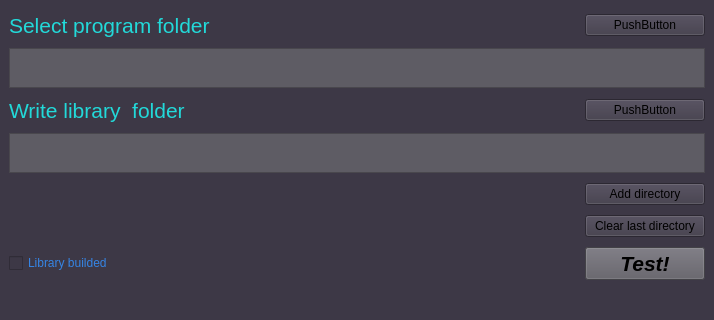
<?xml version="1.0" encoding="UTF-8"?>
<ui version="4.0">
 <class>MainWindow</class>
 <widget class="QMainWindow" name="MainWindow">
  <property name="geometry">
   <rect>
    <x>0</x>
    <y>0</y>
    <width>714</width>
    <height>320</height>
   </rect>
  </property>
  <property name="windowTitle">
   <string>ProgramEfficiency</string>
  </property>
  <property name="styleSheet">
   <string notr="true">background-color: rgb(61, 56, 70);</string>
  </property>
  <property name="documentMode">
   <bool>false</bool>
  </property>
  <property name="tabShape">
   <enum>QTabWidget::Rounded</enum>
  </property>
  <widget class="QWidget" name="centralwidget">
   <property name="styleSheet">
    <string notr="true"/>
   </property>
   <layout class="QGridLayout" name="gridLayout">
    <item row="11" column="0">
     <widget class="QCheckBox" name="checkBox">
      <property name="styleSheet">
       <string notr="true">color: rgb(53, 132, 228);
font: 16pt &quot;Ubuntu&quot;;</string>
      </property>
      <property name="text">
       <string>Library builded</string>
      </property>
      <property name="checkable">
       <bool>true</bool>
      </property>
      <property name="checked">
       <bool>false</bool>
      </property>
      <property name="autoRepeat">
       <bool>false</bool>
      </property>
     </widget>
    </item>
    <item row="4" column="0">
     <widget class="QLabel" name="label_2">
      <property name="font">
       <font>
        <pointsize>16</pointsize>
       </font>
      </property>
      <property name="styleSheet">
       <string notr="true">color: rgb(34, 217, 217);</string>
      </property>
      <property name="text">
       <string>Write library  folder</string>
      </property>
      <property name="alignment">
       <set>Qt::AlignLeading|Qt::AlignLeft|Qt::AlignVCenter</set>
      </property>
     </widget>
    </item>
    <item row="1" column="0" colspan="3">
     <widget class="QTextEdit" name="textEdit">
      <property name="enabled">
       <bool>true</bool>
      </property>
      <property name="maximumSize">
       <size>
        <width>16777215</width>
        <height>40</height>
       </size>
      </property>
      <property name="font">
       <font>
        <pointsize>16</pointsize>
       </font>
      </property>
      <property name="styleSheet">
       <string notr="true">background-color: rgb(94, 92, 100);</string>
      </property>
      <property name="readOnly">
       <bool>true</bool>
      </property>
     </widget>
    </item>
    <item row="7" column="0" colspan="3">
     <widget class="QTextEdit" name="textEdit_2">
      <property name="maximumSize">
       <size>
        <width>16777215</width>
        <height>40</height>
       </size>
      </property>
      <property name="font">
       <font>
        <pointsize>16</pointsize>
       </font>
      </property>
      <property name="styleSheet">
       <string notr="true">background-color: rgb(94, 92, 100);</string>
      </property>
      <property name="readOnly">
       <bool>true</bool>
      </property>
     </widget>
    </item>
    <item row="11" column="2">
     <widget class="QPushButton" name="pushButton">
      <property name="maximumSize">
       <size>
        <width>120</width>
        <height>60</height>
       </size>
      </property>
      <property name="font">
       <font>
        <pointsize>16</pointsize>
        <weight>75</weight>
        <italic>true</italic>
        <bold>true</bold>
       </font>
      </property>
      <property name="styleSheet">
       <string notr="true">background-color: rgb(94, 92, 100);</string>
      </property>
      <property name="text">
       <string>Test!</string>
      </property>
     </widget>
    </item>
    <item row="9" column="2">
     <widget class="QPushButton" name="pushButton_4">
      <property name="text">
       <string>Add directory</string>
      </property>
     </widget>
    </item>
    <item row="4" column="2">
     <widget class="QPushButton" name="pushButton_3">
      <property name="text">
       <string>PushButton</string>
      </property>
     </widget>
    </item>
    <item row="0" column="0">
     <widget class="QLabel" name="label">
      <property name="font">
       <font>
        <pointsize>16</pointsize>
       </font>
      </property>
      <property name="styleSheet">
       <string notr="true">color: rgb(34, 217, 217);</string>
      </property>
      <property name="text">
       <string>Select program folder</string>
      </property>
      <property name="textFormat">
       <enum>Qt::AutoText</enum>
      </property>
      <property name="alignment">
       <set>Qt::AlignLeading|Qt::AlignLeft|Qt::AlignVCenter</set>
      </property>
     </widget>
    </item>
    <item row="0" column="2">
     <widget class="QPushButton" name="pushButton_2">
      <property name="text">
       <string>PushButton</string>
      </property>
     </widget>
    </item>
    <item row="10" column="2">
     <widget class="QPushButton" name="pushButton_5">
      <property name="text">
       <string>Clear last directory</string>
      </property>
     </widget>
    </item>
   </layout>
  </widget>
  <widget class="QStatusBar" name="statusbar"/>
 </widget>
 <resources/>
 <connections/>
</ui>
